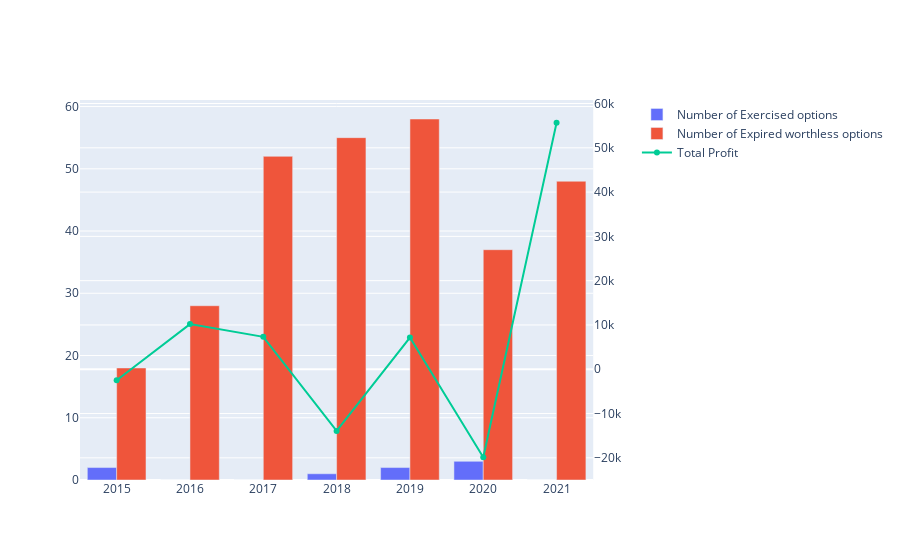

The notebook cell this image was saved under:
### Markdown cell above
Next, we look also at the number of exercised and expired worthless contracts along with total profits.

### Code cell
df2 = transaction.groupby(by = ['Outcome', 'Trans_Date', 'Exp_date', 'Option type', 'Position'])['Total Profit/Loss'].sum().reset_index()
df2.insert(loc = len(df2.columns), column = 'Year', value = [df2['Trans_Date'][i].year for i in range(len(df2))])

exer = df2.groupby('Year')['Outcome'].apply(lambda x: x[x == 'Exercised option'].count()).reset_index()
exp = df2.groupby('Year')['Outcome'].apply(lambda x: x[x == 'Expired worthless'].count()).reset_index()
prof = df2.groupby(by = ['Year'])['Total Profit/Loss'].sum().reset_index()

fig = make_subplots(specs=[[{"secondary_y": True}]])

fig.add_trace(go.Bar(x = exer['Year'], y = exer['Outcome'], name = "Number of Exercised options"), secondary_y = False)
fig.add_trace(go.Bar(x = exp['Year'], y = exp['Outcome'], name = "Number of Expired worthless options"), secondary_y = False)
fig.add_trace(go.Line(x = prof['Year'], y = prof['Total Profit/Loss'], name = "Total Profit"), secondary_y = True)
fig.show()

### Figure 1 — Plotly figure (JSON) as saved in the notebook; plotly's stock layout.template omitted (floating-point values rounded to 4 significant figures)
{"data": [{"name": "Number of Exercised options", "type": "bar", "x": [2015, 2016, 2017, 2018, 2019, 2020, 2021], "xaxis": "x", "y": [2, 0, 0, 1, 2, 3, 0], "yaxis": "y"}, {"name": "Number of Expired worthless options", "type": "bar", "visible": true, "x": [2015, 2016, 2017, 2018, 2019, 2020, 2021], "xaxis": "x", "y": [18, 28, 52, 55, 58, 37, 48], "yaxis": "y"}, {"name": "Total Profit", "type": "scatter", "visible": true, "x": [2015, 2016, 2017, 2018, 2019, 2020, 2021], "xaxis": "x", "y": [-2500.0, 10195, 7314, -13920.0, 7162.0, -19870.0, 55653], "yaxis": "y2"}], "layout": {"autosize": true, "xaxis": {"anchor": "y", "autorange": true, "domain": [0, 0.94], "range": [2014.0, 2022.0], "type": "linear"}, "yaxis": {"anchor": "x", "autorange": true, "domain": [0, 1], "range": [0, 61.05], "type": "linear"}, "yaxis2": {"anchor": "x", "autorange": true, "overlaying": "y", "range": [-26100.0, 61890.0], "side": "right", "type": "linear"}}}
